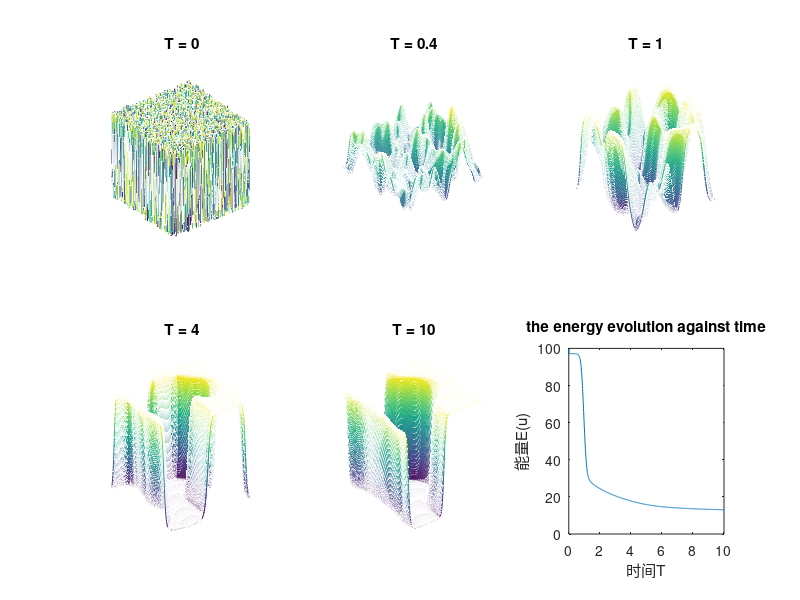

Source code (MATLAB):


clc;
clear;
N = 255;
h = 2*pi/(N+1);
dt = 0.01;
T = 10;
tn = T/dt;
e = 0.1;
b = 2/e;
x = (0:(N+1))*h;
y = x';
uin = 0.05*(2*rand(N,N)-1);
aver = sum(sum(uin))/(N^2);
uin = uin - aver;
U = zeros(N,N,T/dt);
U(:,:,1) = uin;
[xx,yy] = meshgrid(x(2:end-1),y(2:end-1));
lam = (2*(cos(xx)+cos(yy)-2))./h^2;

x_i = linspace(0,2*pi,N+2);
x_i = x_i(2:end-1);
y_i = x_i;
[X,Y] = meshgrid(x_i,y_i);
energy = zeros(1,T/dt);

for i = 1:T/dt
    F_i = (1+dt*b+dt/e).*U(:,:,i) - (dt/e)*(U(:,:,i).^3);
    A = (1+dt*b)*ones(N)-dt*e*lam;
    U(:,:,i+1) = real(ifft2(fft2(F_i)./A));
    [dx,dy] = gradient(U(:,:,i),x_i,y_i);
    f = (1/(4*e))*(U(:,:,i).^2-1).^2+(e/2)*(dx.^2+dy.^2);
    energy(1,i)=trapz(y_i,trapz(x_i,f,2));


end
subplot(2,3,1);
mesh(xx,yy,uin)
axis off;
title("T = 0")

subplot(2,3,2)
mesh(xx,yy,U(:,:,41))
axis off
title("T = 0.4")

subplot(2,3,3)
mesh(xx,yy,U(:,:,101))
axis off
title("T = 1")

subplot(2,3,4)
mesh(xx,yy,U(:,:,401))
axis off
title("T = 4")

subplot(2,3,5)
mesh(xx,yy,U(:,:,1001))
axis off
title("T = 10")

subplot(2,3,6)
plot(dt:dt:T,energy)
xlabel("时间T")
ylabel("能量E(u)")
title("the energy evolution against time")
